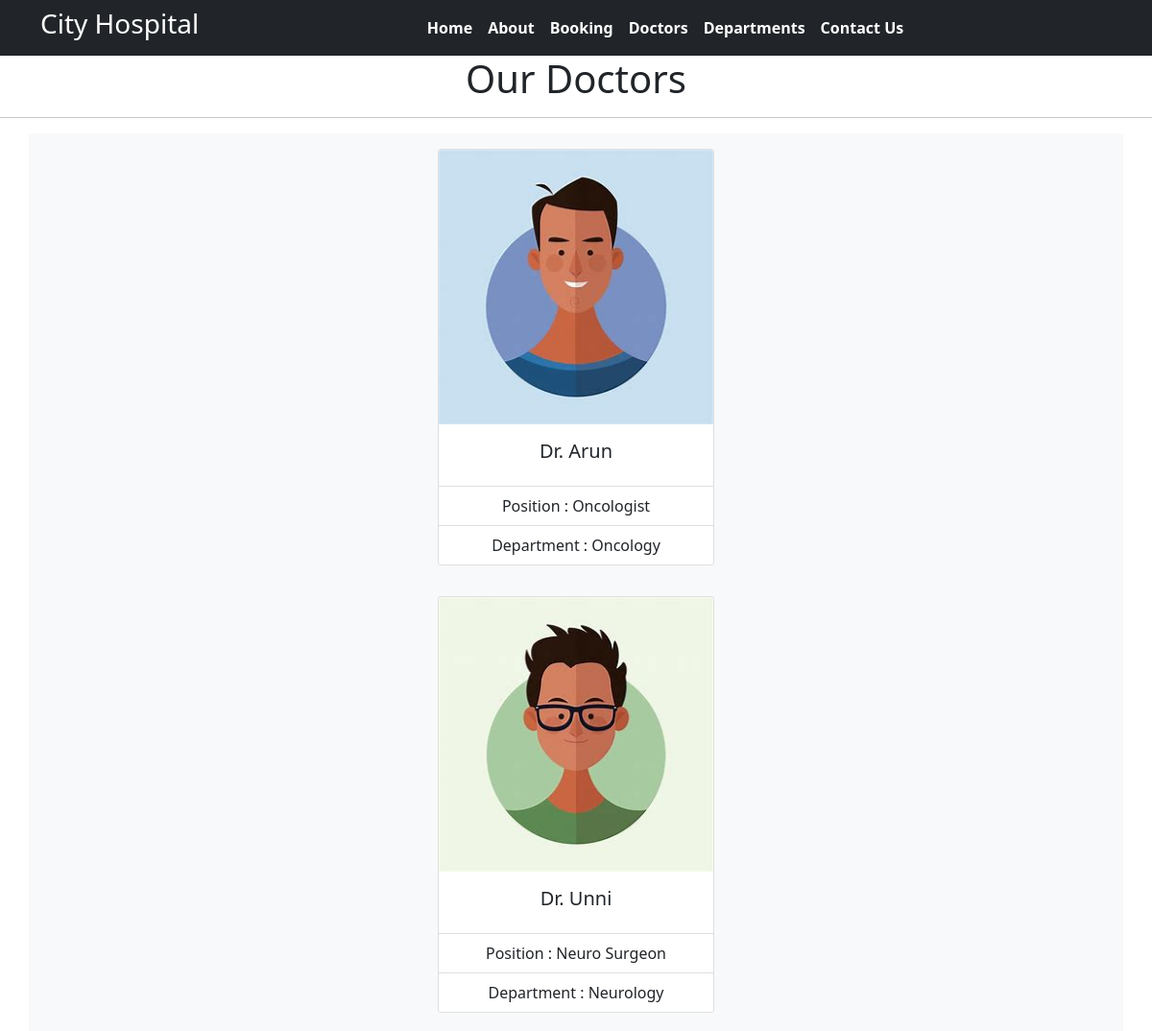
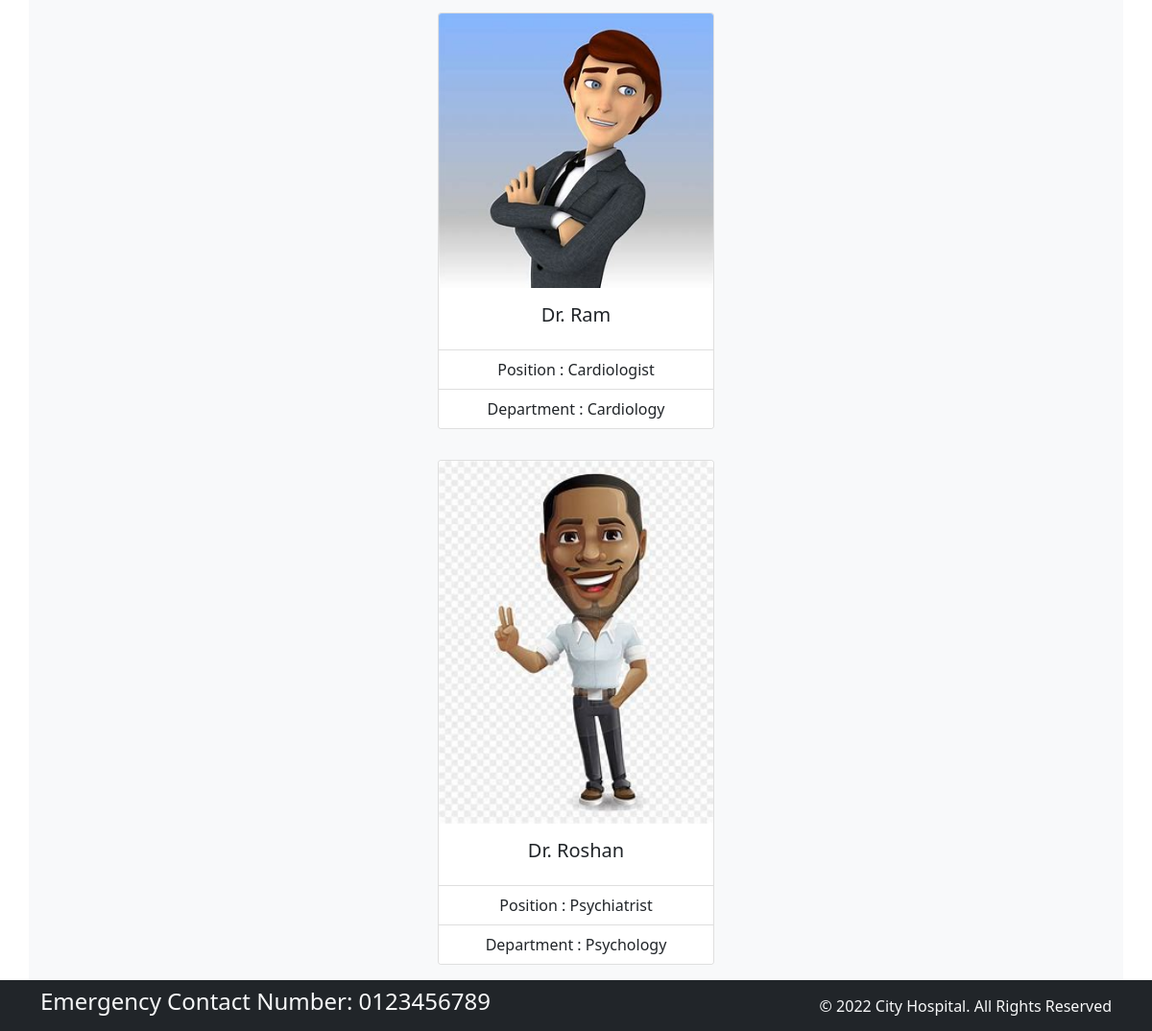
The app's page /doctors/ with its own data (2 pictures, top to bottom).
### home/models.py (models this page shows, shortened)
class Doctors(models.Model):
    doc_name = models.CharField(max_length=255)
    doc_spec = models.CharField(max_length=255)
    dep_name = models.ForeignKey(Departments,on_delete=models.CASCADE)
    doc_image = models.ImageField(upload_to='doctors')

class Departments(models.Model):
    dep_name = models.CharField(max_length=100)
    dep_description = models.TextField()
    def __str__(self):
        return self.dep_name

### home/views.py (the view)
# urls.py: path('doctors/', views.doctors,name='doctors'),
def doctors(request):
   dict_docs={
      'doctors': Doctors.objects.all()
   }
   return render(request,'doctors.html',dict_docs)

### templates/doctors.html (shortened to what this page needs)
{% extends 'base.html' %}
{% block content %}
<h1 class="text-center">Our Doctors</h1>
<hr>
{%for d in doctors %}
<div class="container text-center bg-light">
<div class="card text-center mx-3 my-3" style="width: 18rem; display:inline-block">
    <img src="{{d.doc_image.url}}" class="card-img-top" alt="...">
    <div class="card-body">
      <h5 class="card-title">Dr. {{ d.doc_name }}</h5>
    </div>
    <ul class="list-group list-group-flush">
        <li class="list-group-item">Position : {{ d.doc_spec }}</li>
        <li class="list-group-item">Department : {{ d.dep_name }}</li>
      </ul>
  </div>
</div>
{%endfor%}
{% endblock %}

### templates/base.html (shortened to what this page needs)
{% load static %}
<!DOCTYPE html>
<html>
  <head>
    <link rel="stylesheet"
      href=" https://cdn.jsdelivr.net/npm/bootstrap@5.1.3/dist/css/bootstrap.min.css ">
    <link rel="stylesheet"
      href="https://use.fontawesome.com/releases/v5.2.0/css/all.css">
    <link rel="stylesheet" href="{% static '/css/style.css' %}">
  </head>
  <body>
    <nav class="navbar bg-dark navbar-expand-md ">
      <div class="container">
        <div class="col-2 text-left pl-md-0">
          <h3 class="text-white"> City Hospital </h3>
        </div>
        <div
          class="collapse navbar-collapse justify-content-center col-md-8 navbar-collapse-3">
          <ul class="navbar-nav justify-content-center  fw-bold">
            <li class="nav-item active">
              <a class="nav-link text-white" href="{% url 'home' %}">Home </a>
            </li>
            <li class="nav-item">
              <a class="nav-link text-white" href="{% url 'about' %}">About</a>
            </li>
            <li class="nav-item">
              <a class="nav-link text-white" href="{% url 'booking' %}">Booking</a>
            </li>
            <li class="nav-item">
              <a class="nav-link text-white" href="{% url 'doctors' %}">Doctors</a>
            </li>
			 <li class="nav-item">
              <a class="nav-link text-white" href="{% url 'department' %}">Departments</a>
            </li>
            <li class="nav-item">
              <a class="nav-link text-white" href="{% url 'contact' %}">Contact Us</a>
            </li>
          </ul>
        </div>
      </div>
    </nav>
{% block content %}
{%endblock%}
    <section class=" ">
      <footer class="pt-2 pb-2  bg-dark text-light">
        <div class="container">
          <div class="row align-items-center">
            <div class="col-12 col-md-8">
              <h4>Emergency Contact Number: 0123456789</h4>
            </div>
            <div class="col-12 col-md-4 mt-4 mt-md-0 text-center text-md-end">
              © 2022 City Hospital. All Rights Reserved
            </div>
          </div>
        </div>
      </footer>
    </section>
  </body>
</html>

### records on screen
Doctors: doc_image (picture), doc_name "Arun", doc_spec "Oncologist", dep_name "Oncology"
Doctors: doc_image (picture), doc_name "Unni", doc_spec "Neuro Surgeon", dep_name "Neurology"
Doctors: doc_image (picture), doc_name "Ram", doc_spec "Cardiologist", dep_name "Cardiology"
Doctors: doc_image (picture), doc_name "Roshan", doc_spec "Psychiatrist", dep_name "Psychology"
